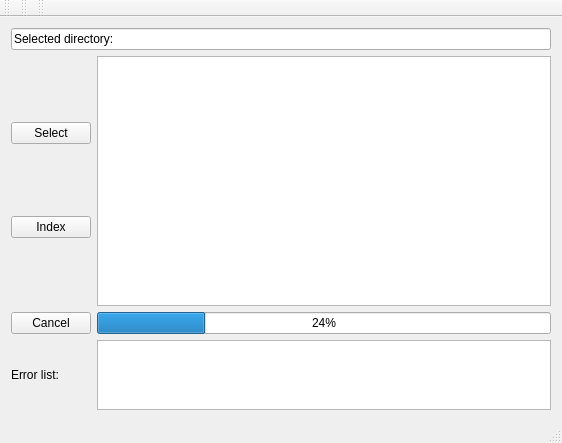
<?xml version="1.0" encoding="UTF-8"?>
<ui version="4.0">
 <class>MainWindow</class>
 <widget class="QMainWindow" name="MainWindow">
  <property name="geometry">
   <rect>
    <x>0</x>
    <y>0</y>
    <width>562</width>
    <height>443</height>
   </rect>
  </property>
  <property name="minimumSize">
   <size>
    <width>562</width>
    <height>443</height>
   </size>
  </property>
  <property name="windowTitle">
   <string>MainWindow</string>
  </property>
  <widget class="QWidget" name="centralWidget">
   <layout class="QGridLayout" name="gridLayout_5">
    <item row="1" column="0">
     <layout class="QGridLayout" name="gridLayout_3">
      <item row="0" column="1">
       <widget class="QLineEdit" name="lineEdit">
        <property name="text">
         <string>Selected directory: </string>
        </property>
        <property name="cursorPosition">
         <number>20</number>
        </property>
        <property name="readOnly">
         <bool>true</bool>
        </property>
       </widget>
      </item>
      <item row="1" column="1">
       <layout class="QGridLayout" name="gridLayout_2">
        <item row="0" column="0">
         <layout class="QGridLayout" name="gridLayout_4">
          <item row="0" column="0">
           <widget class="QPushButton" name="selectButton">
            <property name="text">
             <string>Select</string>
            </property>
           </widget>
          </item>
          <item row="1" column="0">
           <widget class="QPushButton" name="scanButton">
            <property name="text">
             <string>Index</string>
            </property>
           </widget>
          </item>
         </layout>
        </item>
        <item row="0" column="1">
         <widget class="QTreeView" name="treeView"/>
        </item>
        <item row="1" column="1">
         <widget class="QProgressBar" name="progressBar">
          <property name="value">
           <number>24</number>
          </property>
         </widget>
        </item>
        <item row="1" column="0">
         <widget class="QPushButton" name="cancelButton">
          <property name="text">
           <string>Cancel</string>
          </property>
         </widget>
        </item>
        <item row="2" column="1">
         <widget class="QListWidget" name="errorList">
          <property name="maximumSize">
           <size>
            <width>16777215</width>
            <height>70</height>
           </size>
          </property>
         </widget>
        </item>
        <item row="2" column="0">
         <widget class="QLabel" name="label">
          <property name="text">
           <string>Error list:</string>
          </property>
         </widget>
        </item>
       </layout>
      </item>
     </layout>
    </item>
   </layout>
  </widget>
  <widget class="QMenuBar" name="menuBar">
   <property name="geometry">
    <rect>
     <x>0</x>
     <y>0</y>
     <width>562</width>
     <height>25</height>
    </rect>
   </property>
  </widget>
  <widget class="QToolBar" name="mainToolBar">
   <attribute name="toolBarArea">
    <enum>TopToolBarArea</enum>
   </attribute>
   <attribute name="toolBarBreak">
    <bool>false</bool>
   </attribute>
  </widget>
  <widget class="QStatusBar" name="statusBar"/>
  <widget class="QToolBar" name="toolBar">
   <property name="windowTitle">
    <string>toolBar</string>
   </property>
   <attribute name="toolBarArea">
    <enum>TopToolBarArea</enum>
   </attribute>
   <attribute name="toolBarBreak">
    <bool>false</bool>
   </attribute>
  </widget>
  <widget class="QToolBar" name="toolBar_2">
   <property name="windowTitle">
    <string>toolBar_2</string>
   </property>
   <attribute name="toolBarArea">
    <enum>TopToolBarArea</enum>
   </attribute>
   <attribute name="toolBarBreak">
    <bool>false</bool>
   </attribute>
  </widget>
 </widget>
 <layoutdefault spacing="6" margin="11"/>
 <resources/>
 <connections/>
</ui>
